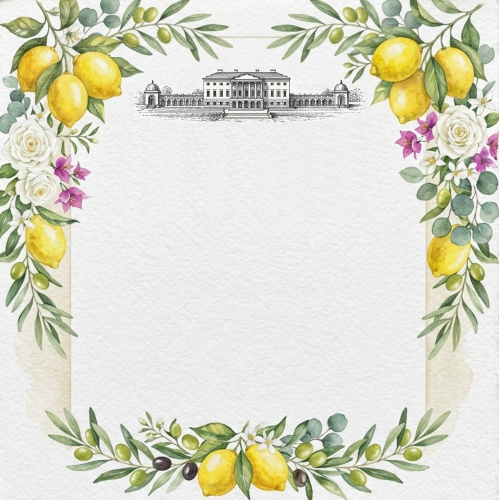
#> input picture other/assets/watercolor-frame.png, 998 x 1000 px (shown at 1/2 size)
$ python prepare_assets.py
#> lines starting #> are read from the running program, lines starting #| are printed output that depends on the picture
#!/usr/bin/env python3
"""
Извлекает акварельные иллюстрации из watercolor-frame.png.
Создаёт PNG с прозрачным фоном в assets/botanical/
"""

from __future__ import annotations

from pathlib import Path

import numpy as np
from PIL import Image, ImageEnhance, ImageFilter

DIR = Path(__file__).resolve().parent
OUT = DIR / "assets" / "botanical"
FRAME = DIR / "assets" / "watercolor-frame.png"


def remove_paper(img: Image.Image) -> Image.Image:
    """Убирает кремовую бумагу, оставляет акварель."""
    arr = np.array(img.convert("RGBA"))
    r = arr[:, :, 0].astype(float)
    g = arr[:, :, 1].astype(float)
    b = arr[:, :, 2].astype(float)

    max_c = np.maximum(np.maximum(r, g), b)
    min_c = np.minimum(np.minimum(r, g), b)
    sat = max_c - min_c
    lum = (r + g + b) / 3.0

    cream = (r > 210) & (g > 200) & (b > 175) & (sat < 45)
    gray_grain = (sat < 22) & (np.abs(r - g) < 18) & (np.abs(g - b) < 18) & (lum > 90) & (lum < 210)
    light_bg = (lum > 215) & (sat < 30)

    is_bg = cream | gray_grain | light_bg

    is_lemon = (r > 150) & (g > 120) & (b < 140) & (r > g) & (g > b * 0.8)
    is_leaf = (g > r * 0.9) & (g > b) & (g > 80) & (sat > 15)
    is_flower = (r > 120) & (b > 80) & (r > g * 1.1) & (sat > 20)
    is_white_flower = (lum > 170) & (sat < 40) & ~is_bg
    is_stem = (r > 55) & (g > 40) & (b < 95) & (r > b) & (sat > 12) & (lum < 175)

    is_paint = is_lemon | is_leaf | is_flower | is_white_flower | is_stem
    is_shadow = (sat > 10) & (lum < 120) & (g > r * 0.7)

    alpha = np.where(is_bg, 0, 255).astype(float)
    alpha[is_paint | is_shadow] = 255

    edge = (~is_bg) & (~is_paint) & (~is_shadow) & (sat > 8)
    alpha[edge] = np.clip((sat[edge] / 60) * 200, 40, 220)

    arr[:, :, 3] = alpha.astype(np.uint8)
    return Image.fromarray(arr)


def soften_alpha(img: Image.Image, radius: float = 1.0) -> Image.Image:
    arr = np.array(img)
    alpha = Image.fromarray(arr[:, :, 3]).filter(ImageFilter.GaussianBlur(radius=radius))
    arr[:, :, 3] = np.array(alpha)
    return Image.fromarray(arr)


def trim_transparent(img: Image.Image, pad: int = 8) -> Image.Image:
    arr = np.array(img)
    alpha = arr[:, :, 3]
    ys, xs = np.where(alpha > 30)
    if len(xs) == 0:
        return img
    return img.crop((
        max(0, xs.min() - pad),
        max(0, ys.min() - pad),
        min(arr.shape[1], xs.max() + pad),
        min(arr.shape[0], ys.max() + pad),
    ))


def save_botanical(name: str, img: Image.Image, box: tuple[int, int, int, int]) -> None:
    crop = img.crop(box)
    cut = trim_transparent(soften_alpha(remove_paper(crop)))
    if cut.size[0] < 24 or cut.size[1] < 24:
        print(f"  ✗ {name} — пустой результат")
        return
    cut.save(OUT / f"{name}.png", "PNG", optimize=True)
    print(f"  ✓ {name}.png  {cut.size}")


def make_bg_soft(frame: Image.Image) -> None:
    bg = frame.resize((900, 900), Image.Resampling.LANCZOS)
    bg = bg.filter(ImageFilter.GaussianBlur(radius=22))
    bg = ImageEnhance.Brightness(bg).enhance(1.12)
    bg = ImageEnhance.Color(bg).enhance(0.8)
    bg.save(OUT / "bg-soft.jpg", "JPEG", quality=88)
    print("  ✓ bg-soft.jpg")


def main() -> None:
    OUT.mkdir(parents=True, exist_ok=True)

    if not FRAME.exists():
        print(f"Нет {FRAME}")
        return

    frame = Image.open(FRAME).convert("RGB")
#> frame is the input picture: PIL image 998x1000 RGB; mean R, G, B 218.1, 218.1, 202.2
    fw, fh = frame.size
#> fw = 998; fh = 1000

    print("Из watercolor-frame.png:")
    crops = {
        "corner-tl": (0, 0, 500, 500),
        "corner-tr": (fw - 500, 0, fw, 500),
        "corner-bl": (0, fh - 480, 480, fh),
        "corner-br": (fw - 480, fh - 480, fw, fh),
        "garland-bottom": (60, fh - 380, fw - 60, fh),
        "garland-top": (120, 420, fw - 120, 580),
        "sprig-left": (0, 180, 300, 580),
        "sprig-right": (fw - 300, 180, fw, 580),
        "lemon-cluster": (40, 40, 340, 340),
    }
    for name, box in crops.items():
        save_botanical(name, frame, box)
#> this loop made 9 passes
#> pass 1, in save_botanical, `crop = img.crop(box)`:
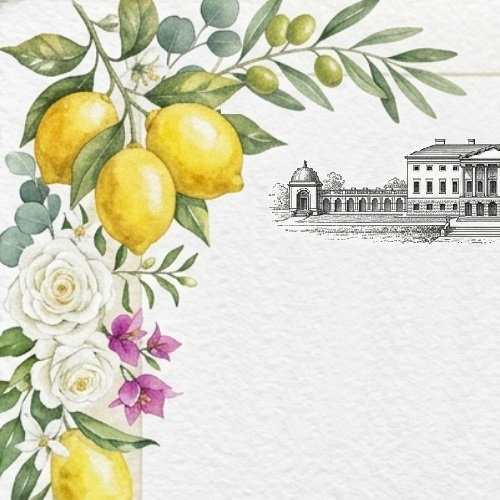
#> crop: PIL image 500x500 RGB; mean R, G, B 216.2, 214.9, 195.8
#> pass 1, in remove_paper, `r = arr[:, :, 0].astype(float)`:
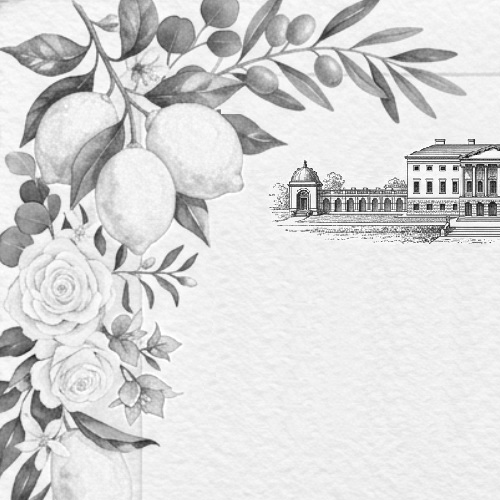
#> r: shape (500, 500) float64; min 3, max 255, mean 216.2
#> pass 1, in remove_paper, `g = arr[:, :, 1].astype(float)`:
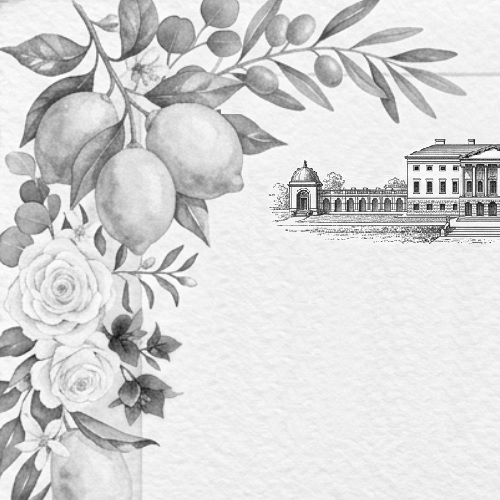
#> g: shape (500, 500) float64; min 3, max 255, mean 214.9

    make_bg_soft(frame)
#> in make_bg_soft, `bg = frame.resize((900, 900), Image.Resampling.LANCZOS)`:
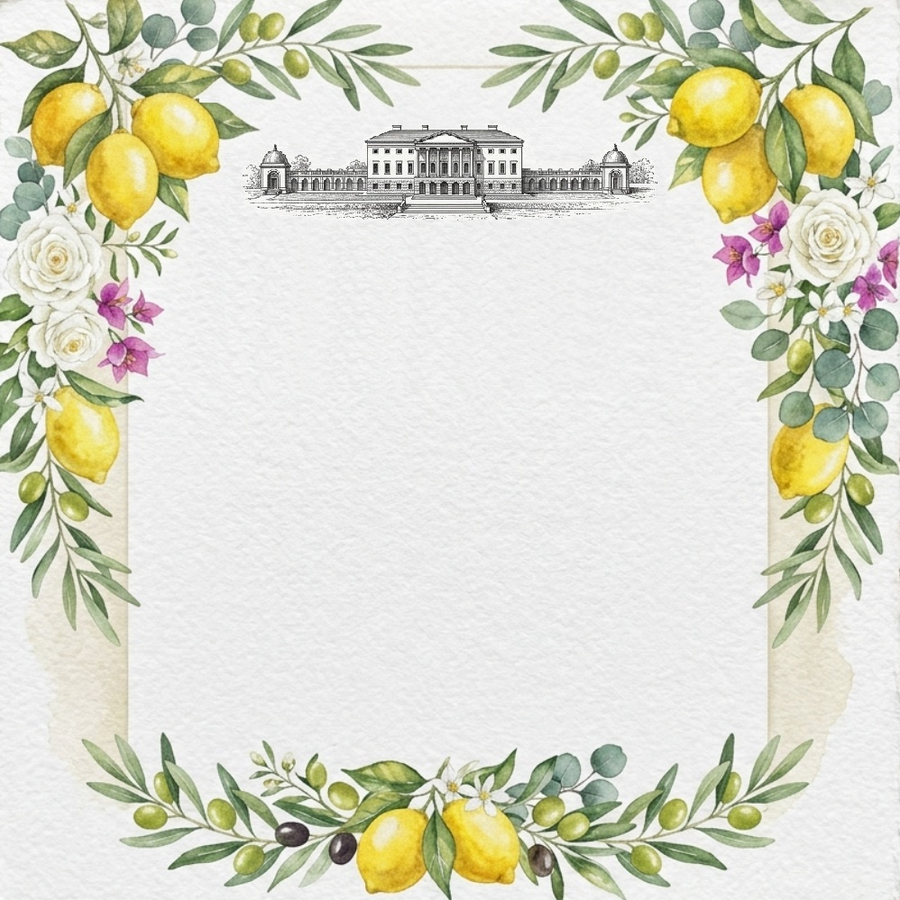
#> bg: PIL image 900x900 RGB; mean R, G, B 218.1, 218.1, 202.2
#> in make_bg_soft, `bg = bg.filter(ImageFilter.GaussianBlur(radius=22))`:
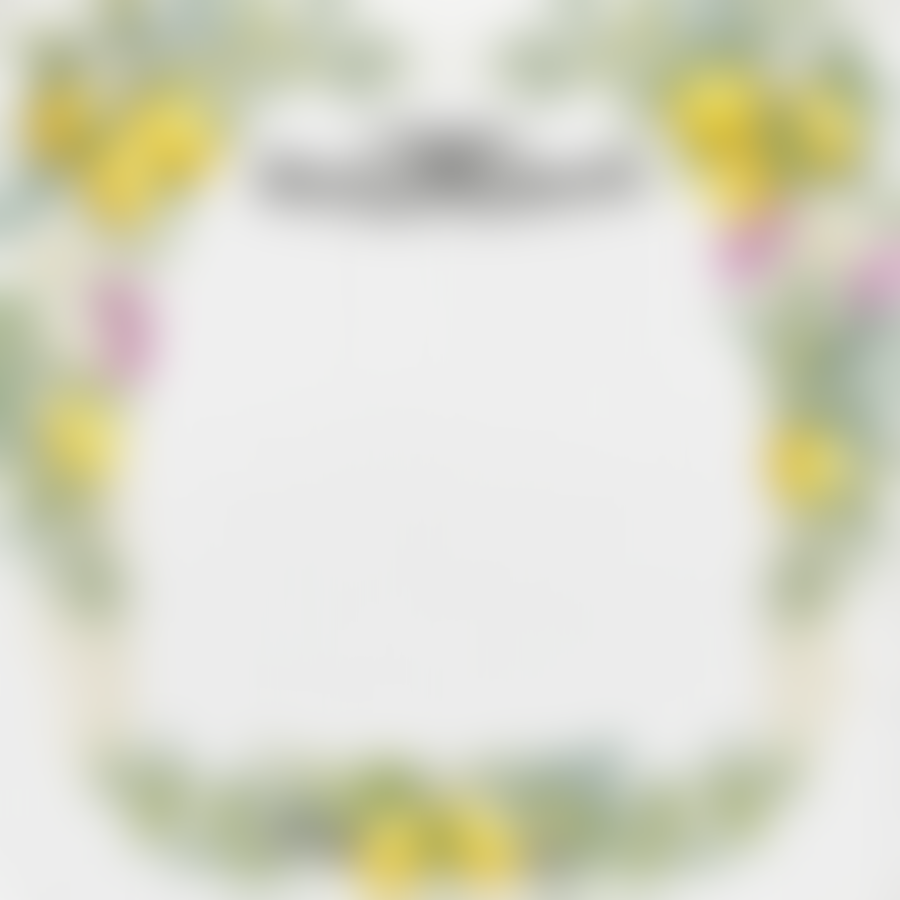
#> bg: PIL image 900x900 RGB; mean R, G, B 218.3, 218.3, 202.5
#> in make_bg_soft, `bg = ImageEnhance.Brightness(bg).enhance(1.12)`:
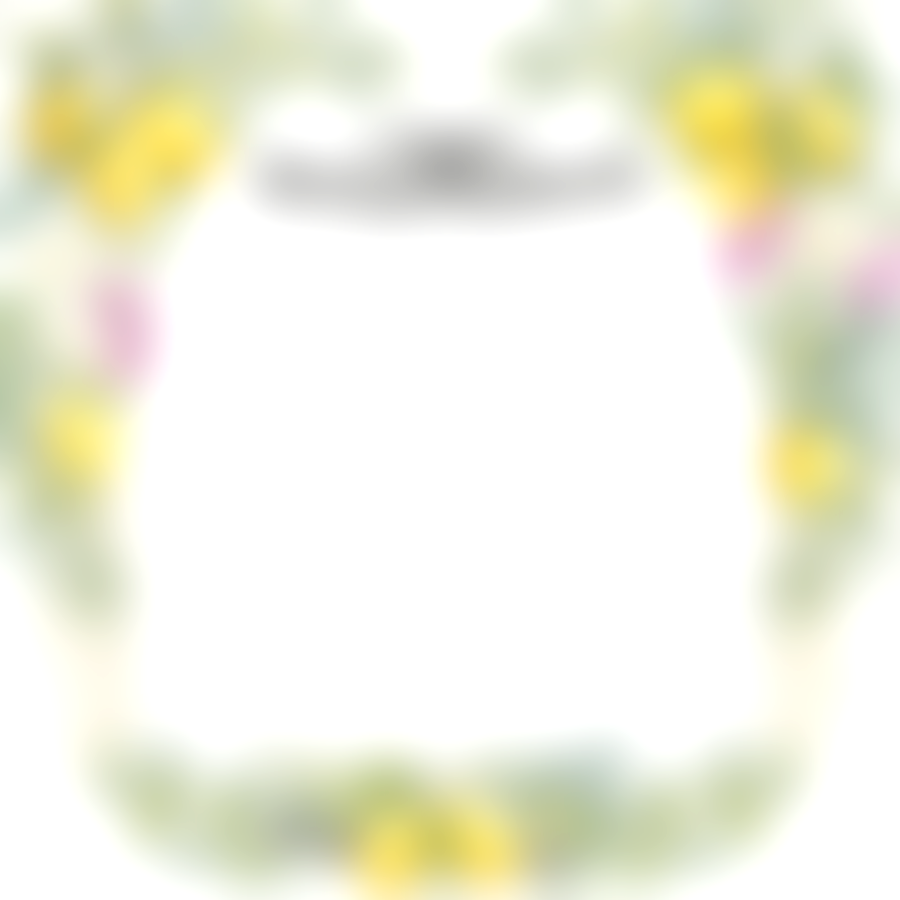
#> bg: PIL image 900x900 RGB; mean R, G, B 239.9, 239.9, 222.6
    print(f"\nГотово → {OUT}/")


if __name__ == "__main__":
    main()
